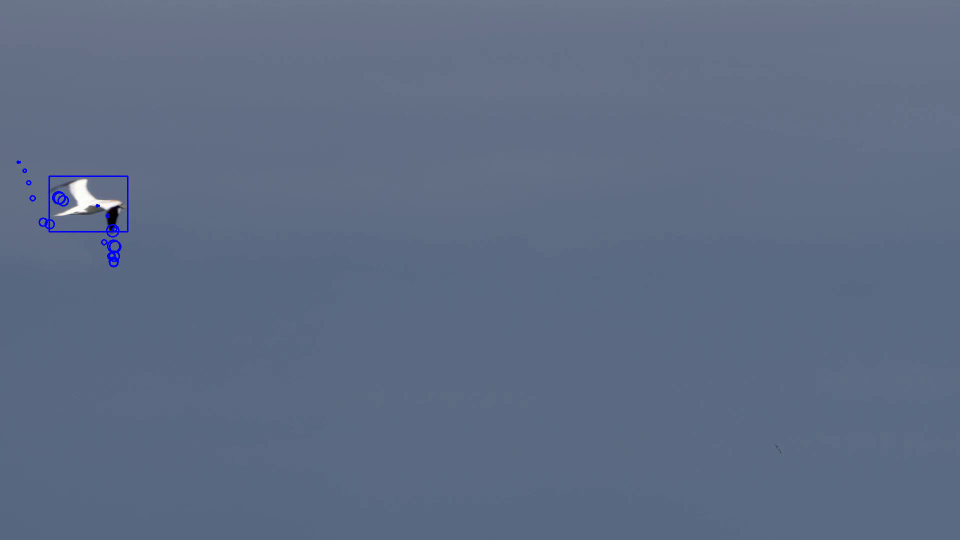
#> input picture frame 22 of testedvideos/predGannet(wingtracking).mp4, 1920 x 1080 px, given in place of VID_20211111_135050.mp4, which was not available (shown at 1/2 size)
$ python example_opencv.py
#> lines starting #> are read from the running program, lines starting #| are printed output that depends on the picture; after the words box and inside, x2 and y2 are one past the last pixel; in counts of white or black regions, pixels touching at a corner belong together; pictures that were not available may be replaced by others from this repository, and a replacement may not be noted
#Author:        Kiryamwibo Yenusu
#contact:       +256 776 656 200
#Email:         kiryamwiboyenusu@gmail.com
#Education:     BSc. Softaware Engineering (Makerere University)
#Home:          Mayuge-Uganda
#github:        www.github.com/yenusu
#stackoverflow: www.stackoverflow.com/users/5442050/kiryamwibo-yenusu
#facebook:      www.facebook.com/yenusu
#twitter:       www.twitter.com/kyenusu
#Linkedin:      www.linkedin.com/yenusu
#date:          24/feb/2018

# This script will detect birds approaching a rice farm via an external camera.
# It is Tested with OpenCV3 on linux ubuntu 16.4 running Python 3 or above

import cv2
# cap = cv2.VideoCapture(0) #for automatic USBCam (0-web cam default)

class DetectBirds(object):
    def __init__(self, camera_url, mx_num_birds = 3):
        self.cap = cv2.VideoCapture(camera_url)
        self.birdsCascade = cv2.CascadeClassifier("birds1.xml")
        self.MAX_NUM_BIRDS = mx_num_birds
        self.running = True

    def detect(self):
        while self.running:
            # Capture frame-by-frame from a video
            ret, frame = self.cap.read()
#> frame is the input picture: shape (1080, 1920, 3); mean B, G, R 132.4, 107.8, 94.5
            if ret:
                # convert the frame into gray scale for better analysis
                gray = cv2.cvtColor(frame, cv2.COLOR_BGR2GRAY)
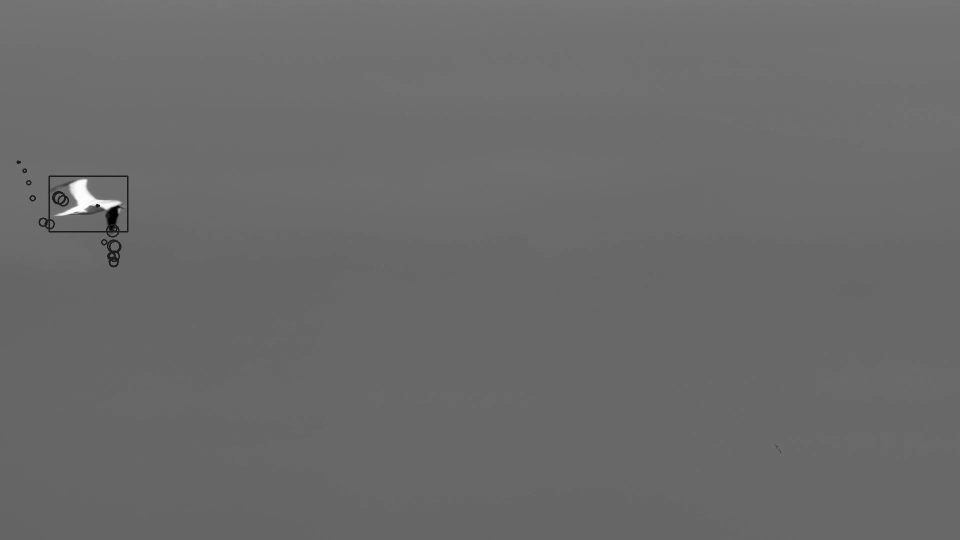
#> gray: shape (1080, 1920) (shown at 1/2 size); min 0, max 255, mean 106.5
                # Detect birds in the gray scale image
                birds = self.birdsCascade.detectMultiScale(
                    gray,
                    scaleFactor=1.4,
                    minNeighbors=5,
                    #minSize=(10, 10),
                    maxSize=(30, 30),
                    flags = cv2.CASCADE_SCALE_IMAGE
                )
#> birds = [[189, 400, 80, 40]]

                if (len(birds)>=self.MAX_NUM_BIRDS):
                    print("Detected {0} Birds".format(len(birds)))

                # Draw a rectangle around the detected birds approaching the farm
                for (x, y, w, h) in birds:
                    cv2.rectangle(frame, (x, y), (x+w, y+h), (0, 200, 0), 2)
#> this loop made 1 pass
#> frame: shape (1080, 1920, 3); 0.03% of pixels changed, all inside (x1, y1, x2, y2) = (188, 399, 271, 442)


                # Display the resulting frame
                cv2.imshow('frame', frame)
                if cv2.waitKey(1) & 0xFF == ord('q'):
#> (key q is pressed here)
                    self.running = False
            else:
                self.running = False

        # When everything done, release the capture and go back take another one
        # cap.release()
        cv2.destroyAllWindows()

# Create the haar cascade that reads the properties of objects to be detected from an already made xml file.
# The xml file is generated as a result of machine learning from all possible object samples provided.

# D = DetectBirds("../dataset/videos/A003_02011701_C010.mp4")
D = DetectBirds("../dataset/Personal_videos/videos/VID_20211111_135050.mp4")
# D = DetectBirds("../dataset/videos/birds.mp4")
D.detect()

$ run again, starting later in the video
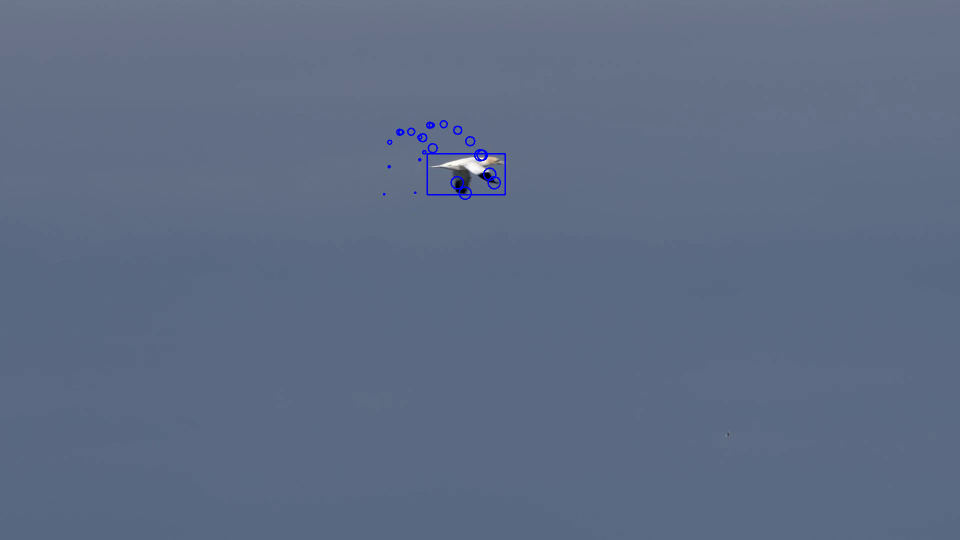
#> input picture frame 103 of testedvideos/predGannet(wingtracking).mp4, 1920 x 1080 px, given in place of VID_20211111_135050.mp4, which was not available (shown at 1/2 size)
#> in detect, frame is the input picture: shape (1080, 1920, 3); mean B, G, R 132.5, 107.9, 94.6
#> in detect, `gray = cv2.cvtColor(frame, cv2.COLOR_BGR2GRAY)`:
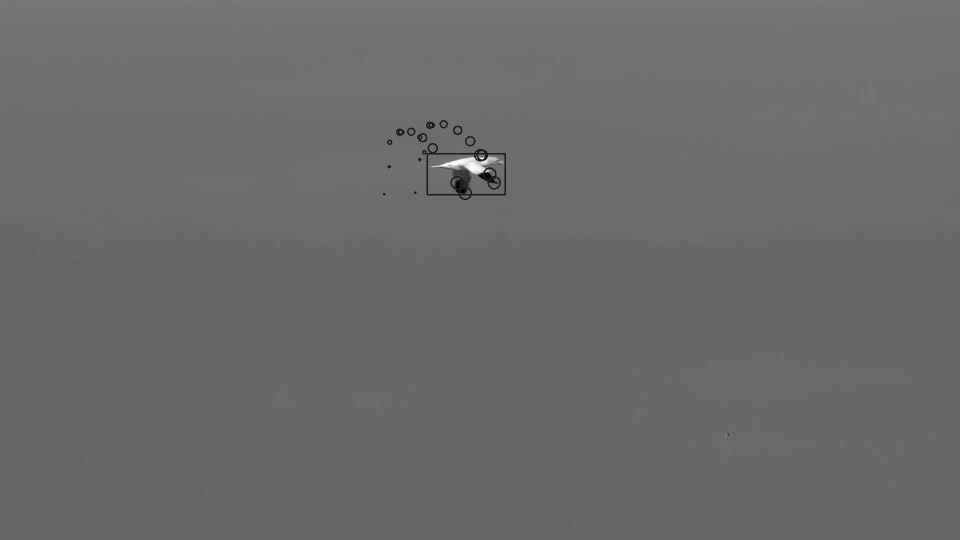
#> gray: shape (1080, 1920) (shown at 1/2 size); min 0, max 255, mean 106.6
#> birds = ()

$ run again, starting later in the video
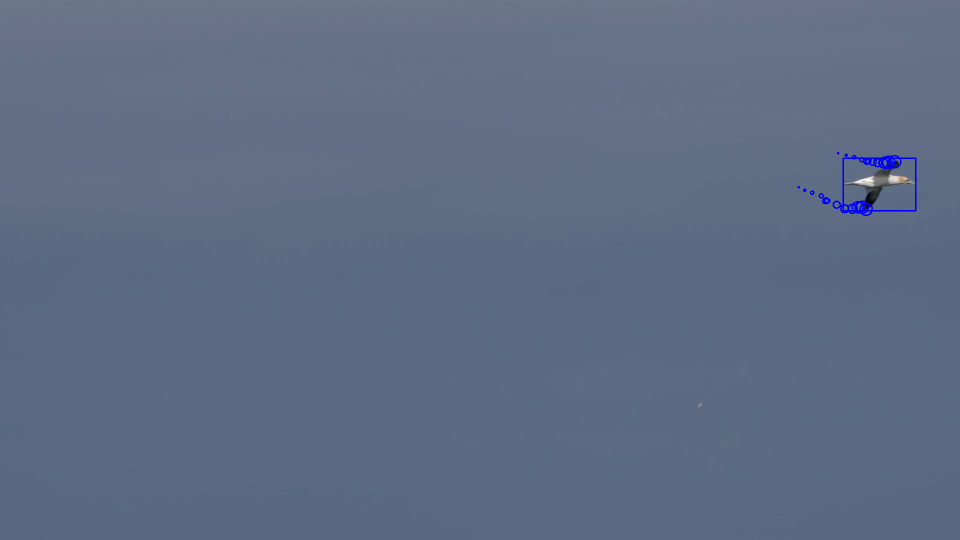
#> input picture frame 183 of testedvideos/predGannet(wingtracking).mp4, 1920 x 1080 px, given in place of VID_20211111_135050.mp4, which was not available (shown at 1/2 size)
#> in detect, frame is the input picture: shape (1080, 1920, 3); mean B, G, R 132.5, 107.8, 94.5
#> in detect, `gray = cv2.cvtColor(frame, cv2.COLOR_BGR2GRAY)`:
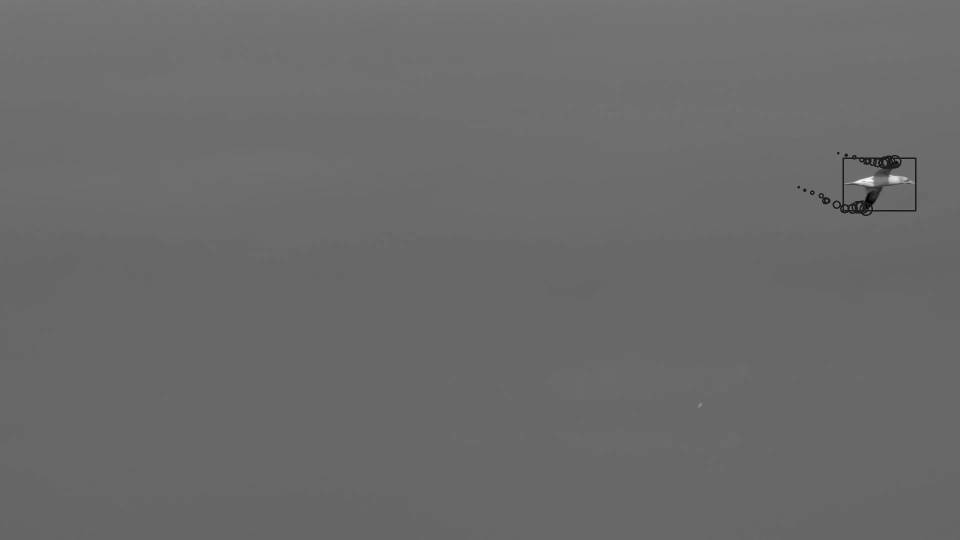
#> gray: shape (1080, 1920) (shown at 1/2 size); min 0, max 254, mean 106.6
#> birds = [[1808, 343, 80, 40], [1664, 394, 80, 40]]
#> the loop in detect, `for (x, y, w, h) in birds:` made 2 passes
#> after the loop in detect, `for (x, y, w, h) in birds:`:
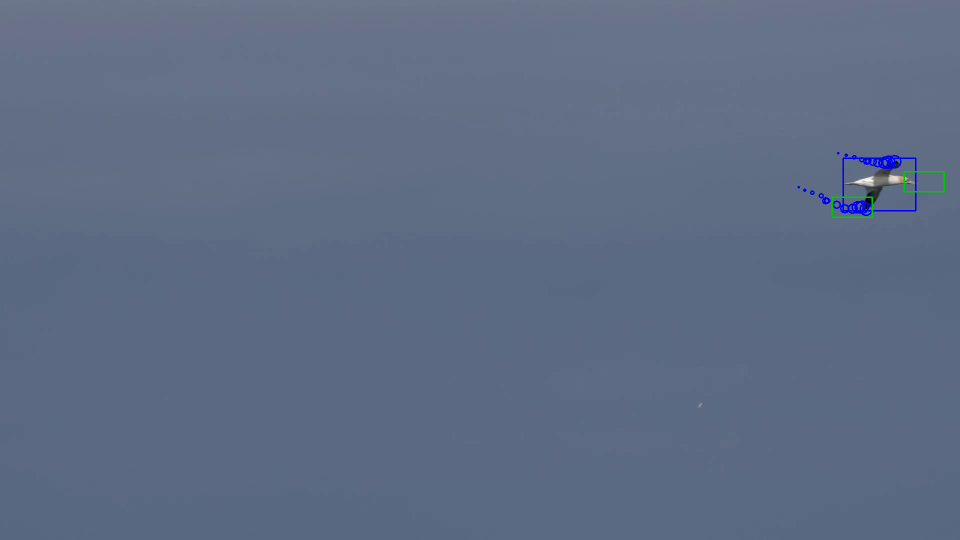
#> frame: shape (1080, 1920, 3) (shown at 1/2 size); 0.07% of pixels changed, all inside (x1, y1, x2, y2) = (1663, 342, 1890, 436)
